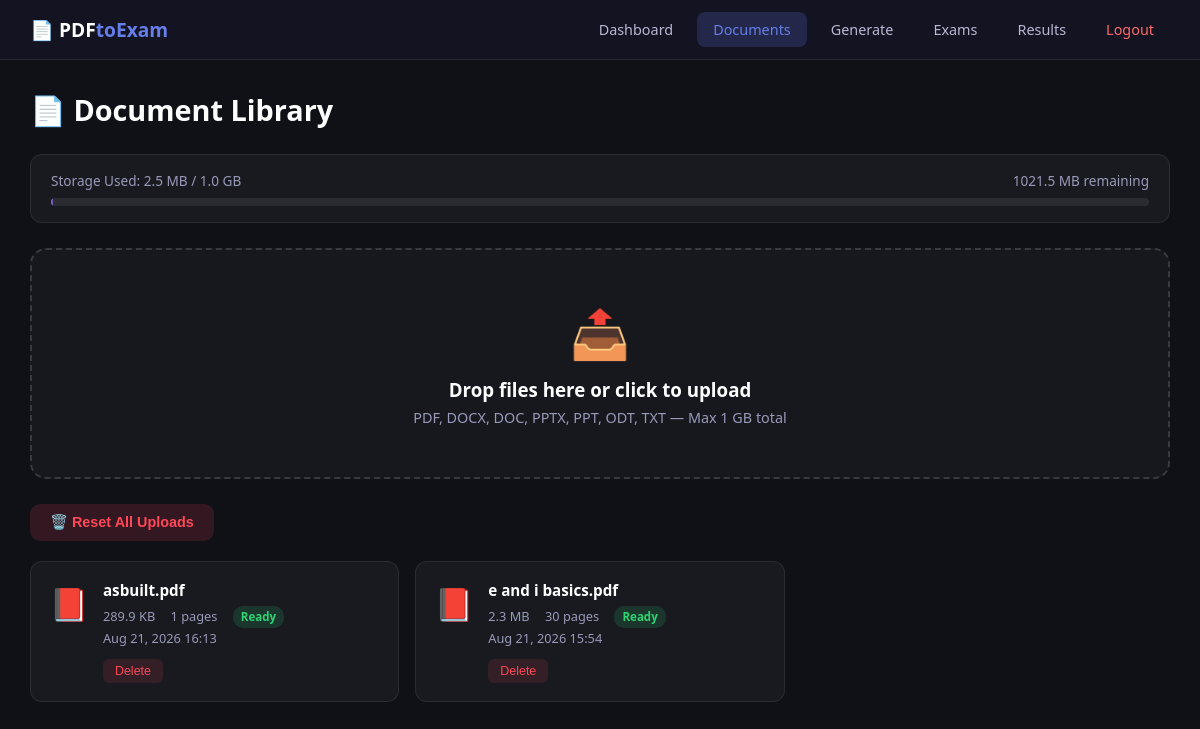
Page /documents/ (signed in) on the committed database.
### designer/models.py (models this page shows, shortened)
class Document(models.Model):
    STATUS_CHOICES = [
        ('uploaded', 'Uploaded'),
        ('processing', 'Processing'),
        ('ready', 'Ready'),
        ('error', 'Error'),
    ]
    id = models.UUIDField(primary_key=True, default=uuid.uuid4, editable=False)
    title = models.CharField(max_length=500)
    original_filename = models.CharField(max_length=500)
    file = models.FileField(
        upload_to=document_upload_path,
        validators=[FileExtensionValidator(
            allowed_extensions=['pdf', 'docx', 'doc', 'pptx', 'ppt', 'odt', 'txt']
        )]
    )
    file_type = models.CharField(max_length=20, default='pdf')
    file_size = models.BigIntegerField(default=0)  # bytes
    page_count = models.IntegerField(default=0)
    status = models.CharField(max_length=20, choices=STATUS_CHOICES, default='uploaded')
    error_message = models.TextField(blank=True, default='')
    uploaded_by = models.ForeignKey(
        settings.AUTH_USER_MODEL, on_delete=models.CASCADE, related_name='documents'
    )
    uploaded_at = models.DateTimeField(auto_now_add=True)
    updated_at = models.DateTimeField(auto_now=True)
    class Meta:
        ordering = ['-uploaded_at']
        indexes = [
            models.Index(fields=['uploaded_by', '-uploaded_at']),
            models.Index(fields=['status']),
        ]
    @property
    def file_size_display(self):
        size = self.file_size
        for unit in ['B', 'KB', 'MB', 'GB']:
            if size < 1024:
                return f"{size:.1f} {unit}"
            size /= 1024
        return f"{size:.1f} TB"

### designer/views/document_views.py (the view)
# urls.py: path('documents/', views.documents_view, name='documents'),
@login_required
def documents_view(request):
    if not request.user.is_staff:
        return redirect('designer:user_dashboard')
    documents = Document.objects.filter(uploaded_by=request.user)
    total_size = documents.aggregate(total=Sum('file_size'))['total'] or 0
    remaining_size = MAX_TOTAL_UPLOAD_SIZE - total_size
    context = {
        'documents': documents,
        'total_size': total_size,
        'total_size_display': _format_size(total_size),
        'remaining_size': remaining_size,
        'remaining_size_display': _format_size(remaining_size),
        'max_size_display': _format_size(MAX_TOTAL_UPLOAD_SIZE),
        'usage_percent': round((total_size / MAX_TOTAL_UPLOAD_SIZE) * 100, 1) if MAX_TOTAL_UPLOAD_SIZE else 0,
    }
    return render(request, 'designer/documents.html', context)

### designer/views/document_views.py (called while the page is built)
def _format_size(size_bytes):
    for unit in ['B', 'KB', 'MB', 'GB']:
        if size_bytes < 1024:
            return f"{size_bytes:.1f} {unit}"
        size_bytes /= 1024
    return f"{size_bytes:.1f} TB"

### designer/templates/designer/documents.html (shortened to what this page needs)
<!DOCTYPE html>
<html lang="en">
<head>
</head>
<body>
    <nav class="navbar">
        <a href="{% url 'designer:home' %}" class="navbar-brand">📄 PDF<span>toExam</span></a>
        <div class="nav-links">
            <a href="{% url 'designer:admin_dashboard' %}" class="nav-link">Dashboard</a>
            <a href="{% url 'designer:documents' %}" class="nav-link active">Documents</a>
            <a href="{% url 'designer:generate_exam' %}" class="nav-link">Generate</a>
            <a href="{% url 'designer:exam_list' %}" class="nav-link">Exams</a>
            <a href="{% url 'designer:results_dashboard' %}" class="nav-link">Results</a>
            <a href="{% url 'designer:logout' %}" class="nav-link logout">Logout</a>
        </div>
    </nav>
    <div class="main">
        <div class="page-header">
            <h1>📄 Document Library</h1>
        </div>
        <div class="storage-bar">
            <div class="storage-info">
                <span>Storage Used: {{ total_size_display }} / {{ max_size_display }}</span>
                <span>{{ remaining_size_display }} remaining</span>
            </div>
            <div class="storage-track">
                <div class="storage-fill {% if usage_percent > 80 %}warning{% endif %}" style="width: {{ usage_percent }}%"></div>
            </div>
        </div>
        <div class="upload-zone" id="upload-zone" onclick="document.getElementById('file-input').click()">
            <div class="icon">📤</div>
            <h3>Drop files here or click to upload</h3>
            <p>PDF, DOCX, DOC, PPTX, PPT, ODT, TXT — Max 1 GB total</p>
        </div>
        <div class="actions-bar">
            <button class="btn btn-danger" onclick="resetUploads()">🗑️ Reset All Uploads</button>
        </div>
        <div class="doc-grid" id="doc-grid">
            {% for doc in documents %}
            <div class="doc-card" id="doc-{{ doc.id }}">
                <div class="doc-icon">
                    {% if doc.file_type == 'pdf' %}📕{% elif doc.file_type == 'docx' or doc.file_type == 'doc' %}📘{% else %}📄{% endif %}
                </div>
                <div class="doc-info">
                    <div class="doc-name">{{ doc.original_filename }}</div>
                    <div class="doc-meta">
                        <span>{{ doc.file_size_display }}</span>
                        <span>{{ doc.page_count }} pages</span>
                        <span class="badge-status badge-{{ doc.status }}">{{ doc.get_status_display }}</span>
                    </div>
                    <div class="doc-meta">
                        <span>{{ doc.uploaded_at|date:"M d, Y H:i" }}</span>
                    </div>
                    <div class="doc-actions">
                        <button class="btn-sm delete" onclick="deleteDoc('{{ doc.id }}')">Delete</button>
                    </div>
                </div>
            </div>
            {% empty %}
            <div class="empty-state" id="empty-state">
                <div class="icon">📂</div>
                <p>No documents uploaded yet. Upload your first PDF!</p>
            </div>
            {% endfor %}
        </div>
    </div>
</body>
</html>

### designer/templates/designer/documents.html (style rules this page uses)
* { margin: 0; padding: 0; box-sizing: border-box; }
body { font-family: 'Segoe UI', Tahoma, Geneva, Verdana, sans-serif; background: #0f1117; color: #e0e0e0; min-height: 100vh; }
.navbar { background: rgba(20,20,35,0.95); border-bottom: 1px solid rgba(255,255,255,0.08); padding: 0 30px; height: 60px; display: flex; align-items: center; justify-content: space-between; position: sticky; top: 0; z-index: 100; }
.navbar-brand { color: #fff; font-size: 1.2rem; font-weight: 700; text-decoration: none; }
.navbar-brand span { color: #667eea; }
.nav-links { display: flex; gap: 8px; align-items: center; }
.nav-link { color: #b8b8d4; text-decoration: none; padding: 8px 16px; border-radius: 8px; font-size: 0.9rem; transition: all 0.2s; }
.nav-link.active { background: rgba(102,126,234,0.2); color: #667eea; }
.nav-link.logout { color: #ff6b6b; }
.main { padding: 30px; max-width: 1200px; margin: 0 auto; }
.page-header { display: flex; justify-content: space-between; align-items: center; margin-bottom: 25px; flex-wrap: wrap; gap: 15px; }
.page-header h1 { font-size: 1.8rem; color: #fff; }
.storage-bar { background: rgba(255,255,255,0.04); border: 1px solid rgba(255,255,255,0.08); border-radius: 12px; padding: 16px 20px; margin-bottom: 25px; }
.storage-info { display: flex; justify-content: space-between; margin-bottom: 8px; font-size: 0.85rem; color: #9999b8; }
.storage-track { height: 8px; background: rgba(255,255,255,0.08); border-radius: 4px; overflow: hidden; }
.storage-fill { height: 100%; background: linear-gradient(90deg, #667eea, #764ba2); border-radius: 4px; transition: width 0.5s; }
.upload-zone { background: rgba(255,255,255,0.03); border: 2px dashed rgba(255,255,255,0.15); border-radius: 16px; padding: 50px; text-align: center; cursor: pointer; transition: all 0.3s; margin-bottom: 25px; }
.upload-zone .icon { font-size: 3rem; margin-bottom: 12px; }
.upload-zone h3 { color: #fff; margin-bottom: 6px; }
.upload-zone p { color: #9999b8; font-size: 0.9rem; }
.actions-bar { display: flex; gap: 10px; margin-bottom: 20px; }
.btn { padding: 10px 20px; border: none; border-radius: 10px; font-size: 0.9rem; font-weight: 600; cursor: pointer; transition: all 0.2s; }
.btn-danger { background: rgba(255,71,87,0.15); color: #ff4757; }
.doc-grid { display: grid; grid-template-columns: repeat(auto-fill, minmax(300px, 1fr)); gap: 16px; }
.doc-card { background: rgba(255,255,255,0.04); border: 1px solid rgba(255,255,255,0.08); border-radius: 12px; padding: 18px; display: flex; gap: 14px; transition: all 0.2s; }
.doc-icon { font-size: 2rem; flex-shrink: 0; padding-top: 2px; }
.doc-info { flex: 1; min-width: 0; }
.doc-name { font-weight: 600; color: #fff; font-size: 0.95rem; margin-bottom: 6px; word-break: break-word; }
.doc-meta { font-size: 0.8rem; color: #9999b8; line-height: 1.6; }
.doc-meta span { margin-right: 12px; }
.doc-actions { display: flex; gap: 8px; margin-top: 10px; }
.btn-sm { padding: 5px 12px; border: none; border-radius: 6px; font-size: 0.78rem; cursor: pointer; transition: all 0.2s; }
.btn-sm.delete { background: rgba(255,71,87,0.12); color: #ff4757; }
.badge-status { display: inline-block; padding: 2px 8px; border-radius: 10px; font-size: 0.72rem; font-weight: 600; }
.badge-ready { background: rgba(46,213,115,0.15); color: #2ed573; }

### rows in the picture
Document: original_filename "asbuilt.pdf", file_size_display "289.9 KB", page_count "1", status "Ready", uploaded_at "Aug 21, 2026 16:13"
Document: original_filename "e and i basics.pdf", file_size_display "2.3 MB", page_count "30", status "Ready", uploaded_at "Aug 21, 2026 15:54"

### other values in the picture
{{ total_size_display }} "2.5 MB"
{{ max_size_display }} "1.0 GB"
{{ remaining_size_display }} "1021.5 MB"
